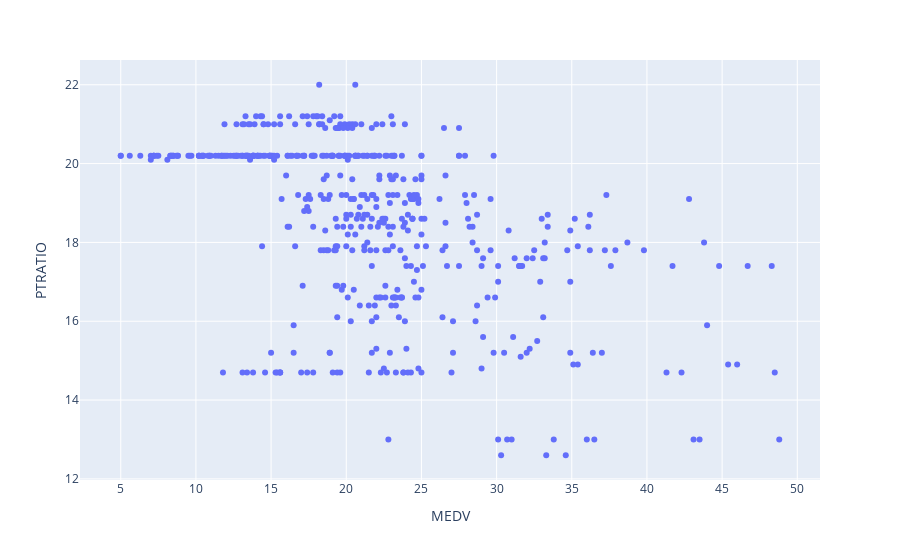

This figure's notebook cell:
### Code cell
px.scatter(data_drop_max, x='MEDV', y='PTRATIO')

### Figure 1 — Plotly figure (JSON) as saved in the notebook; plotly's stock layout.template omitted (floating-point values rounded to 4 significant figures; data arrays with more than 128 entries replaced by an {"elided": "..."} marker saying what was removed)
{"data": [{"hovertemplate": "MEDV=%{x}<br>PTRATIO=%{y}<extra></extra>", "legendgroup": "", "marker": {"color": "#636efa", "symbol": "circle"}, "mode": "markers", "name": "", "showlegend": false, "type": "scatter", "x": {"elided": "490 float values"}, "xaxis": "x", "y": {"elided": "490 float values"}, "yaxis": "y"}], "layout": {"legend": {"tracegroupgap": 0}, "margin": {"t": 60}, "xaxis": {"anchor": "y", "domain": [0, 1], "title": {"text": "MEDV"}}, "yaxis": {"anchor": "x", "domain": [0, 1], "title": {"text": "PTRATIO"}}}}
